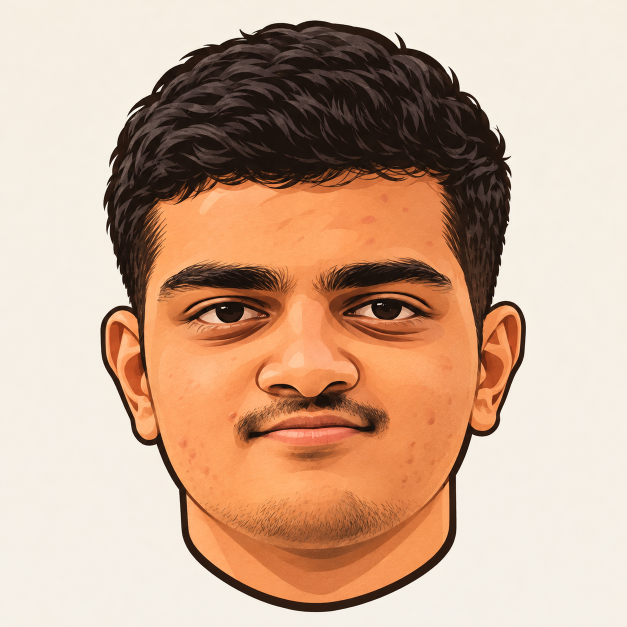
#> input picture scripts/photo.jpeg, 1254 x 1254 px (shown at 1/2 size)
$ python make_ascii_svg.py photo.jpeg out.png
#> lines starting #> are read from the running program, lines starting #| are printed output that depends on the picture
#!/usr/bin/env python3
"""
make_ascii_svg.py - Avi Vashishta's Exact ASCII Portrait Renderer
Converts a portrait photo into a monochrome, self-typing terminal ASCII-art SVG.

- Each row is revealed with a left-to-right clip wipe and a riding block cursor.
- Entire portrait sweeps from top to bottom and freezes.
- Includes terminal titlebar and status bar with blinking cursor.

Usage:
    python3 scripts/make_ascii_svg.py [input_image] [output_svg]
"""

from PIL import Image, ImageEnhance, ImageOps, ImageFilter
import html
import os
import sys

HERE = os.path.dirname(os.path.abspath(__file__))
SRC = sys.argv[1] if len(sys.argv) > 1 else os.path.join(HERE, "..", "assets", "source-prepped.png")
OUT = sys.argv[2] if len(sys.argv) > 2 else os.path.join(HERE, "..", "assets", "ashmit-ascii.svg")

# Terminal & art configuration
COLS = int(os.environ.get("COLS", 140))
ART_W_TARGET = 720
CELL_W = ART_W_TARGET / COLS
CELL_H = CELL_W * 15 / 8
ROWS = round(COLS * 8 / 15)
RAMP = " .`:-=+*cs#%@"  # bright(sparse) -> dark(dense)

CONTRAST = 1.15
BRIGHTNESS = 1.0
GAMMA = 1.2           # >1 brightens midtones
WHITE_FLOOR = 0.82    # luminance above this is forced to blank space

PAD = 20
TITLEBAR_H = 32
STATUS_H = 32
ART_W = COLS * CELL_W
ART_H = ROWS * CELL_H
CANVAS_W = int(ART_W + PAD * 2)
CANVAS_H = int(TITLEBAR_H + ART_H + STATUS_H + PAD)

BG = "#0D1117"
BG2 = "#161B22"
FRAME = "#30363D"
TITLE_TEXT = "#8B949E"
INK = "#58A6FF"       # Theme accent cyan-blue / light gray #C9D1D9
CURSOR = "#58A6FF"

ROW_DUR = 5.0 / ROWS  # portrait prints in ~5s
STAGGER = ROW_DUR

def generate_svg(src_path, out_path):
#> called with src_path = 'photo.jpeg', out_path = 'out.png'
    if not os.path.exists(src_path):
        print(f"[make_ascii_svg] Input '{src_path}' not found. Generating default avatar art.")
        # Create a stylized default portrait image if no image provided yet
        im = Image.new("L", (COLS, ROWS), color=255)
    else:
        im = Image.open(src_path).convert("L")
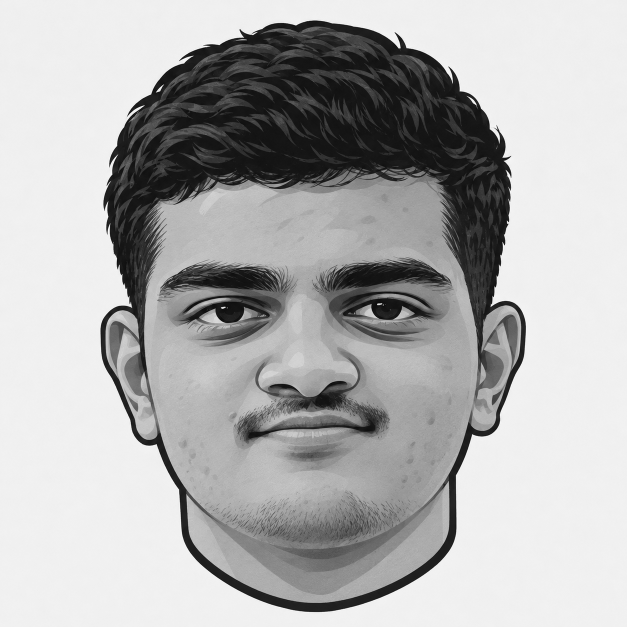
#> im: PIL image 1254x1254 L (shown at 1/2 size); min 0, max 255, mean 176.8
        im = ImageEnhance.Brightness(im).enhance(BRIGHTNESS)
        im = ImageEnhance.Contrast(im).enhance(CONTRAST)
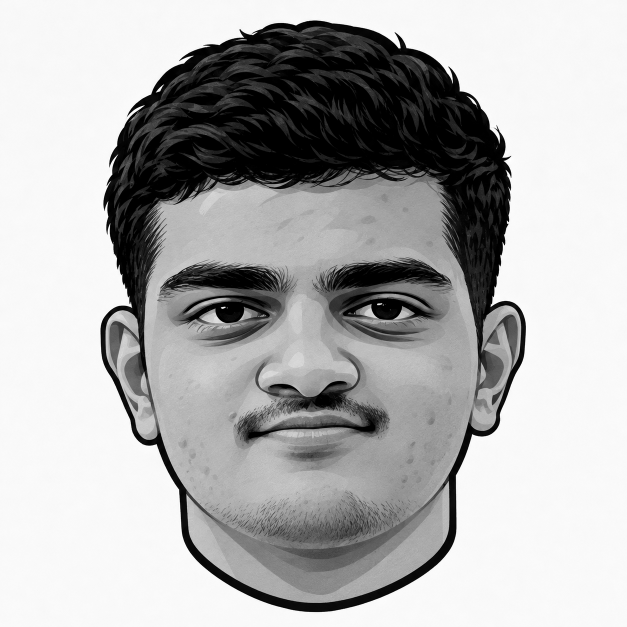
#> im: PIL image 1254x1254 L (shown at 1/2 size); min 0, max 255, mean 176.6
        im = im.resize((COLS, ROWS), Image.Resampling.LANCZOS)
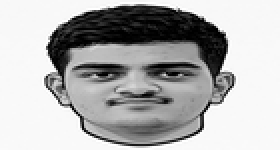
#> im: PIL image 140x75 L (shown 2 times larger); min 0, max 255, mean 176.6

    px = im.load()
    rows_txt = []
    for y in range(ROWS):
        chars = []
        for x in range(COLS):
            lum = px[x, y] / 255.0
            lum = pow(lum, GAMMA)
            if lum >= WHITE_FLOOR:
                chars.append(" ")
                continue
            idx = int((1.0 - lum) * (len(RAMP) - 1) + 0.5)
            idx = max(0, min(len(RAMP) - 1, idx))
            chars.append(RAMP[idx])
        rows_txt.append("".join(chars))
#> after the loop, rows_txt = 75 items

    art_top = TITLEBAR_H + PAD * 0.4

    parts = [
        f'<svg xmlns="http://www.w3.org/2000/svg" width="{CANVAS_W}" height="{CANVAS_H}" '
        f'viewBox="0 0 {CANVAS_W} {CANVAS_H}" font-family="JetBrains Mono, Menlo, Consolas, monospace">',
        '<defs>',
        f'<linearGradient id="bg" x1="0" y1="0" x2="0" y2="1">',
        f'<stop offset="0" stop-color="{BG2}"/><stop offset="1" stop-color="{BG}"/>',
        '</linearGradient></defs>',
        f'<rect width="{CANVAS_W}" height="{CANVAS_H}" rx="10" fill="url(#bg)"/>',
        f'<rect x="0.5" y="0.5" width="{CANVAS_W-1}" height="{CANVAS_H-1}" rx="10" fill="none" stroke="{FRAME}" stroke-width="1"/>',
        f'<line x1="0" y1="{TITLEBAR_H}" x2="{CANVAS_W}" y2="{TITLEBAR_H}" stroke="{FRAME}"/>',
    ]

    # Window dots
    for i, dotcol in enumerate(["#FF5F56", "#FFBD2E", "#27C93F"]):
        parts.append(f'<circle cx="{PAD + i * 16}" cy="{TITLEBAR_H / 2}" r="5" fill="{dotcol}"/>')

    parts.append(
        f'<text x="{CANVAS_W / 2}" y="{TITLEBAR_H / 2 + 4}" fill="{TITLE_TEXT}" font-size="12" '
        f'text-anchor="middle">ashmit@github: ~$ ./portrait.sh</text>'
    )

    # ASCII text rows with typing animation
    font_size = CELL_H * 0.86
    for ry, line in enumerate(rows_txt):
        y = art_top + ry * CELL_H + CELL_H * 0.74
        row_y = art_top + ry * CELL_H
        delay = ry * STAGGER
        safe = html.escape(line)
        text = (f'<text xml:space="preserve" x="{PAD}" y="{y:.1f}" fill="{INK}" '
                f'font-size="{font_size:.1f}" textLength="{ART_W}" lengthAdjust="spacing">{safe}</text>')

        parts.append(
            f'<clipPath id="r{ry}"><rect x="{PAD}" y="{row_y:.1f}" height="{CELL_H}" width="0">'
            f'<animate attributeName="width" from="0" to="{ART_W}" begin="{delay:.3f}s" '
            f'dur="{ROW_DUR:.2f}s" fill="freeze"/></rect></clipPath>'
        )
        parts.append(f'<g clip-path="url(#r{ry})">{text}</g>')
        parts.append(
            f'<rect y="{row_y + 1:.1f}" width="{CELL_W}" height="{CELL_H - 2}" fill="{CURSOR}" opacity="0">'
            f'<animate attributeName="x" from="{PAD}" to="{PAD + ART_W}" begin="{delay:.3f}s" '
            f'dur="{ROW_DUR:.2f}s" fill="freeze"/>'
            f'<set attributeName="opacity" to="0.85" begin="{delay:.3f}s"/>'
            f'<set attributeName="opacity" to="0" begin="{delay + ROW_DUR:.3f}s"/></rect>'
        )
#> this loop made 75 passes
#> (y, row_y, delay) on passes 1 to 12: (47.14, 40, 0), (56.78, 49.64, 0.0667), (66.42, 59.29, 0.133), (76.06, 68.93, 0.2), (85.71, 78.57, 0.267), (95.35, 88.21, 0.333), (105, 97.86, 0.4), (114.6, 107.5, 0.467), (124.3, 117.1, 0.533), (133.9, 126.8, 0.6), (143.6, 136.4, 0.667), (153.2, 146.1, 0.733)
#> after the loop, parts = 237 items

    # Terminal Status Bar
    status_line_y = TITLEBAR_H + ART_H + PAD * 0.4
    status_y = status_line_y + 20
    parts.append(f'<line x1="0" y1="{status_line_y:.1f}" x2="{CANVAS_W}" y2="{status_line_y:.1f}" stroke="{FRAME}"/>')
    parts.append(f'<text x="{PAD}" y="{status_y:.1f}" fill="{TITLE_TEXT}" font-size="13">'
                 f'ashmit@github:~$ whoami <tspan fill="{INK}" font-weight="600">Ashmit Kumar Verma</tspan></text>')
    status_chars = len("ashmit@github:~$ whoami Ashmit Kumar Verma ")
    parts.append(f'<rect x="{PAD + status_chars * 13 * 0.58:.1f}" y="{status_y - 12:.1f}" width="8" height="14" fill="{CURSOR}">'
                 f'<animate attributeName="opacity" values="1;1;0;0" keyTimes="0;0.5;0.51;1" dur="1s" repeatCount="indefinite"/></rect>')

    parts.append("</svg>")
    svg = "".join(parts)
    os.makedirs(os.path.dirname(os.path.abspath(out_path)), exist_ok=True)
    with open(out_path, "w", encoding="utf-8") as f:
        f.write(svg)
    print(f"[make_ascii_svg] Wrote {out_path} ({len(svg)} bytes; {CANVAS_W}x{CANVAS_H})")
#| [make_ascii_svg] Wrote out.png (59858 bytes; 760x807)

if __name__ == "__main__":
    generate_svg(SRC, OUT)
